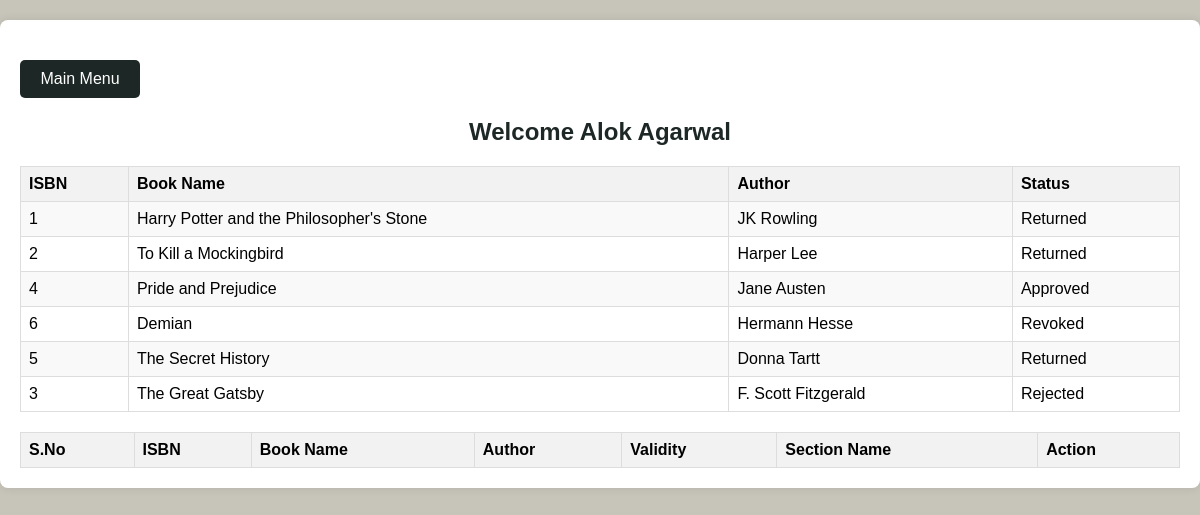
Screenshot of /userdash/userprofile (signed in) with the database file from the repository.
### tables this page shows
CREATE TABLE users (fname TEXT,lname TEXT,email TEXT,username TEXT PRIMARY KEY,password TEXT,role TEXT);

CREATE TABLE issuerequest(
	isbn INTEGER,
	username TEXT,
	duration INTEGER, status,
	FOREIGN KEY (username) REFERENCES users(username),
    FOREIGN KEY (isbn) REFERENCES "books_old"(isbn)
);

CREATE TABLE books (
    isbn INTEGER PRIMARY KEY,
    bname TEXT,
    author TEXT,
    content TEXT,
    secname TEXT,
    FOREIGN KEY (secname) REFERENCES sections(secname)
);

### app.py (the view)
@app.route('/userdash/userprofile', methods=['POST', 'GET'])
def userprofile():
    conn = getdb()
    reqs = conn.execute('SELECT i.isbn, b.bname, b.author, i.status FROM issuerequest i INNER JOIN books b ON i.isbn = b.isbn WHERE i.username = ?', (session['username'],)).fetchall()
    currdate = datetime.now().date()
    appbooks = conn.execute('SELECT i.isbn, b.bname, b.author, b.content, i.return_date, b.secname FROM issuedata i INNER JOIN books b ON i.isbn = b.isbn WHERE i.username=? AND i.return_date >= ?', (session['username'], currdate)).fetchall()
    countappr=[]
    for i in range(1, len(appbooks)+1):
        countappr.append(i)
    appbooks = zip(countappr, appbooks)
    userdetails=conn.execute('SELECT fname,lname FROM users where username=?', (session['username'],)).fetchall()
    return render_template('profile.html', appbooks=appbooks, reqs=reqs, userdetails=userdetails)

### app.py (called while the page is built)
def getdb():
    conn=sqlite3.connect('maindb.db')
    return conn

### templates/profile.html (shortened to what this page needs)
<!DOCTYPE html>
<html>
<head>
</head>
<body>
<div class="container">
    <a href="/userdash" class="allbooks" style="margin-left: 0; width: 100px">Main Menu</a>
    <h2>Welcome {{ userdetails[0][0] }} {{ userdetails[0][1] }}</h2>
    <table>
        <tr>
            <th>ISBN</th>
            <th>Book Name</th>
            <th>Author</th>
            <th>Status</th>
        </tr>
        {% for req in reqs %}
            <tr>
                <td>{{ req[0] }}</td>
                <td>{{ req[1] }}</td>
                <td>{{ req[2] }}</td>
                <td>{{ req[3] }}</td>
            </tr>
        {% endfor %}
    </table>
    <table>
        <tr>
            <th>S.No</th>
            <th>ISBN</th>
            <th>Book Name</th>
            <th>Author</th>
            <th>Validity</th>
            <th>Section Name</th>
            <th>Action</th>
        </tr>
    </table>
</div>
</body>
</html>

### templates/profile.html (style rules this page uses)
body { font-family: Arial, sans-serif; background-color: #c7c4ba; margin: 0; padding: 0; }
.container { max-width: 1200px; margin: 20px auto; background-color: #fff; border-radius: 8px; box-shadow: 0 0 10px rgba(0, 0, 0, 0.1); padding: 20px; }
h2 { color: #1d2725; text-align: center; }
table { width: 100%; border-collapse: collapse; margin-top: 20px; }
th, td { border: 1px solid #ddd; padding: 8px; text-align: left; }
th { background-color: #f2f2f2; }
tr:nth-child(even) { background-color: #f9f9f9; }
a { color: #1d2725; text-decoration: none; }
.container a { display: block; text-align: center; margin-top: 20px; }
.allbooks { display: block; text-align: center; margin-top: 20px; color: #fff; background-color: #1d2725; padding: 10px; border-radius: 5px; width: 200px; margin-left: auto; margin-right: auto; text-decoration: none; }

### rows the page displays
users: fname "Alok", lname "Agarwal"
issuerequest: isbn "1", bname "Harry Potter and the Philosopher's Stone", author "JK Rowling", status "Returned"
issuerequest: isbn "2", bname "To Kill a Mockingbird", author "Harper Lee", status "Returned"
issuerequest: isbn "4", bname "Pride and Prejudice", author "Jane Austen", status "Approved"
issuerequest: isbn "6", bname "Demian", author "Hermann Hesse", status "Revoked"
issuerequest: isbn "5", bname "The Secret History", author "Donna Tartt", status "Returned"
issuerequest: isbn "3", bname "The Great Gatsby", author "F. Scott Fitzgerald", status "Rejected"
